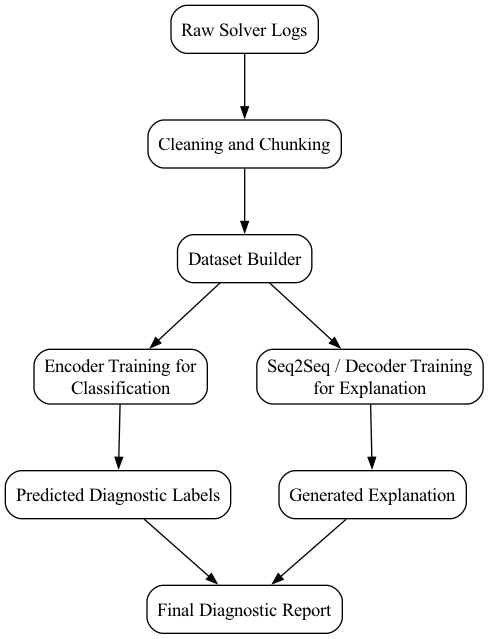

Write the Python code that produced this figure.
from graphviz import Digraph
from graphviz.backend.execute import ExecutableNotFound
from IPython.display import display

dot = Digraph("solver_log_copilot_pipeline", format="png")
dot.attr(rankdir="TB", splines="true", nodesep="0.5", ranksep="0.7")
dot.attr("node", shape="box", style="rounded", fontsize="14")
dot.attr("edge", arrowsize="0.8")

# Nodes
dot.node("A", "Raw Solver Logs")
dot.node("B", "Cleaning and Chunking")
dot.node("C", "Dataset Builder")

dot.node("D", "Encoder Training for\nClassification")
dot.node("E", "Seq2Seq / Decoder Training\nfor Explanation")

dot.node("F", "Predicted Diagnostic Labels")
dot.node("G", "Generated Explanation")

dot.node("H", "Final Diagnostic Report")

# Edges
dot.edge("A", "B")
dot.edge("B", "C")

dot.edge("C", "D")
dot.edge("C", "E")

dot.edge("D", "F")
dot.edge("E", "G")

dot.edge("F", "H")
dot.edge("G", "H")

# In Jupyter: show in notebook. From command line: save and open the chart.
try:
    from IPython import get_ipython
    if get_ipython() is not None:
        display(dot)
except NameError:
    pass
try:
    dot.render("research_project_diagram", view=True, cleanup=True)
except ExecutableNotFound:
    print("Graphviz 'dot' not found. Install the system package, then run this script again.")
    print("  macOS:  brew install graphviz")
    print("  Linux: sudo apt install graphviz   (or your distro's equivalent)")
    raise SystemExit(1)
